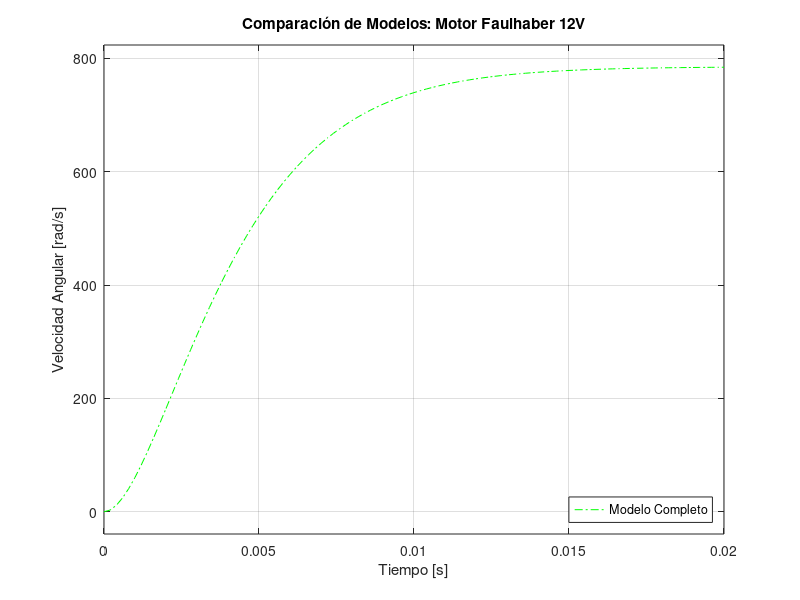

This chart was generated by the following MATLAB code:
% UNIDAD 3 - EJERCICIO 7 (Modelos equivalentes del Motor Faulhaber)
close all; clear all; clc
pkg load control

% --- 1. PARÁMETROS DEL MOTOR (SI) ---
R  = 5.8;
L  = 135e-6;
J  = 1.6e-7;
Ki = 14.48e-3;
Kb = 1.515e-3 * (60 / (2*pi));
w_vacio = 7500 * (2*pi/60);
B  = 0.29e-3 / w_vacio;

% --- 2. MODELO COMPLETO (3er Orden real considerando inductancia) ---
s = tf('s');
num_comp = Ki;
den_comp = (L*J)*s^2 + (R*J + B*L)*s + (R*B + Ki*Kb);
G_completa = num_comp / den_comp;

% --- 3. MODELOS SIMPLIFICADOS (Ejercicio 7) ---
K_dc = w_vacio / 12;                 % Ganancia estática
tau_m = (R*J) / (R*B + Ki*Kb);       % Constante de tiempo mecánica[cite: 1]

% Modelo 1er Orden
G_1er = K_dc / (tau_m * s + 1);      %[cite: 1]

% Modelo 2do Orden
G_2do = K_dc / ((tau_m / 2)*s + 1)^2; %[cite: 1]

% --- 4. SIMULACIÓN Y COMPARACIÓN ---
figure;
hold on;
% Simulamos con un escalón de 12V
step(12 * G_completa, 'b', 0.02);
step(12 * G_1er, 'r--', 0.02);
step(12 * G_2do, 'g-.', 0.02);
grid on;

title('Comparación de Modelos: Motor Faulhaber 12V');
xlabel('Tiempo [s]');
ylabel('Velocidad Angular [rad/s]');
legend('Modelo Completo', '1er Orden', '2do Orden', 'Location', 'southeast');
